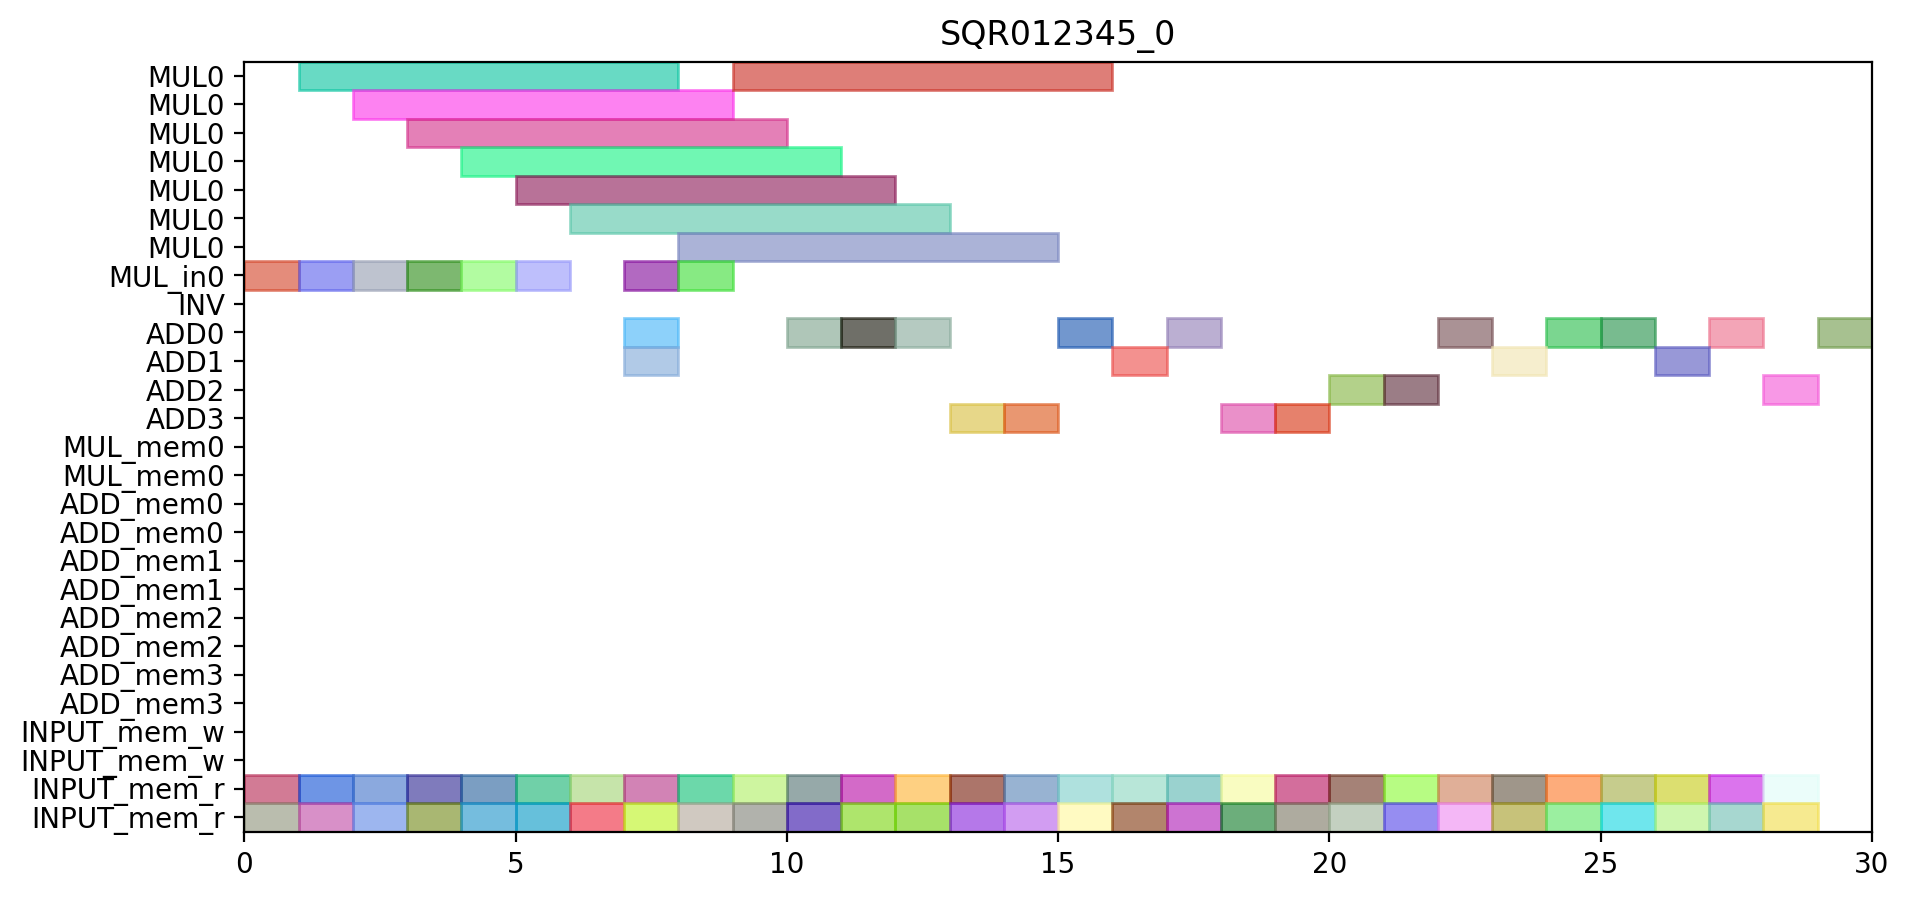

Write Python code to recreate this figure.
from pyschedule import Scenario, solvers, plotters, alt


def solve():
	horizon = 131
	S = Scenario("SQR012345_0", horizon=horizon)

	# resource
	MUL = S.Resources('MUL', num=1, size=7)
	MUL_in = S.Resources('MUL_in', num=1)
	INV = S.Resource('INV')
	ADD = S.Resources('ADD', num=4, periods=range(1, horizon))
	MUL_mem = S.Resources('MUL_mem', num=1, size=2)
	ADD_mem = S.Resources('ADD_mem', num=4, size=2)
	INPUT_mem_w = S.Resource('INPUT_mem_w', size=2)
	INPUT_mem_r = S.Resource('INPUT_mem_r', size=2)

	# result of previous scheduling

	# new tasks
	t0_a1__y1_0 = S.Task('t0_a1__y1_0', length=1, delay_cost=1)
	t0_a1__y1_0 += alt(ADD)

	t0_a1__y1_0_mem0 = S.Task('t0_a1__y1_0_mem0', length=1, delay_cost=1)
	t0_a1__y1_0_mem0 += INPUT_mem_r
	S += t0_a1__y1_0_mem0 <= t0_a1__y1_0

	t0_t01 = S.Task('t0_t01', length=1, delay_cost=1)
	t0_t01 += alt(ADD)

	t0_t01_mem0 = S.Task('t0_t01_mem0', length=1, delay_cost=1)
	t0_t01_mem0 += INPUT_mem_r
	S += t0_t01_mem0 <= t0_t01

	t0_t01_mem1 = S.Task('t0_t01_mem1', length=1, delay_cost=1)
	t0_t01_mem1 += INPUT_mem_r
	S += t0_t01_mem1 <= t0_t01

	t0_t10 = S.Task('t0_t10', length=1, delay_cost=1)
	t0_t10 += alt(ADD)

	t0_t10_mem0 = S.Task('t0_t10_mem0', length=1, delay_cost=1)
	t0_t10_mem0 += INPUT_mem_r
	S += t0_t10_mem0 <= t0_t10

	t0_t10_mem1 = S.Task('t0_t10_mem1', length=1, delay_cost=1)
	t0_t10_mem1 += INPUT_mem_r
	S += t0_t10_mem1 <= t0_t10

	t0_t11 = S.Task('t0_t11', length=1, delay_cost=1)
	t0_t11 += alt(ADD)

	t0_t11_mem0 = S.Task('t0_t11_mem0', length=1, delay_cost=1)
	t0_t11_mem0 += INPUT_mem_r
	S += t0_t11_mem0 <= t0_t11

	t0_t11_mem1 = S.Task('t0_t11_mem1', length=1, delay_cost=1)
	t0_t11_mem1 += INPUT_mem_r
	S += t0_t11_mem1 <= t0_t11

	t0_t3_t0_in = S.Task('t0_t3_t0_in', length=1, delay_cost=1)
	t0_t3_t0_in += alt(MUL_in)
	t0_t3_t0 = S.Task('t0_t3_t0', length=7, delay_cost=1)
	t0_t3_t0 += alt(MUL)
	S += t0_t3_t0>=t0_t3_t0_in

	t0_t3_t0_mem0 = S.Task('t0_t3_t0_mem0', length=1, delay_cost=1)
	t0_t3_t0_mem0 += INPUT_mem_r
	S += t0_t3_t0_mem0 <= t0_t3_t0

	t0_t3_t0_mem1 = S.Task('t0_t3_t0_mem1', length=1, delay_cost=1)
	t0_t3_t0_mem1 += INPUT_mem_r
	S += t0_t3_t0_mem1 <= t0_t3_t0

	t0_t3_t1_in = S.Task('t0_t3_t1_in', length=1, delay_cost=1)
	t0_t3_t1_in += alt(MUL_in)
	t0_t3_t1 = S.Task('t0_t3_t1', length=7, delay_cost=1)
	t0_t3_t1 += alt(MUL)
	S += t0_t3_t1>=t0_t3_t1_in

	t0_t3_t1_mem0 = S.Task('t0_t3_t1_mem0', length=1, delay_cost=1)
	t0_t3_t1_mem0 += INPUT_mem_r
	S += t0_t3_t1_mem0 <= t0_t3_t1

	t0_t3_t1_mem1 = S.Task('t0_t3_t1_mem1', length=1, delay_cost=1)
	t0_t3_t1_mem1 += INPUT_mem_r
	S += t0_t3_t1_mem1 <= t0_t3_t1

	t0_t3_t2 = S.Task('t0_t3_t2', length=1, delay_cost=1)
	t0_t3_t2 += alt(ADD)

	t0_t3_t2_mem0 = S.Task('t0_t3_t2_mem0', length=1, delay_cost=1)
	t0_t3_t2_mem0 += INPUT_mem_r
	S += t0_t3_t2_mem0 <= t0_t3_t2

	t0_t3_t2_mem1 = S.Task('t0_t3_t2_mem1', length=1, delay_cost=1)
	t0_t3_t2_mem1 += INPUT_mem_r
	S += t0_t3_t2_mem1 <= t0_t3_t2

	t0_t3_t3 = S.Task('t0_t3_t3', length=1, delay_cost=1)
	t0_t3_t3 += alt(ADD)

	t0_t3_t3_mem0 = S.Task('t0_t3_t3_mem0', length=1, delay_cost=1)
	t0_t3_t3_mem0 += INPUT_mem_r
	S += t0_t3_t3_mem0 <= t0_t3_t3

	t0_t3_t3_mem1 = S.Task('t0_t3_t3_mem1', length=1, delay_cost=1)
	t0_t3_t3_mem1 += INPUT_mem_r
	S += t0_t3_t3_mem1 <= t0_t3_t3

	t100 = S.Task('t100', length=1, delay_cost=1)
	t100 += alt(ADD)

	t100_mem0 = S.Task('t100_mem0', length=1, delay_cost=1)
	t100_mem0 += INPUT_mem_r
	S += t100_mem0 <= t100

	t100_mem1 = S.Task('t100_mem1', length=1, delay_cost=1)
	t100_mem1 += INPUT_mem_r
	S += t100_mem1 <= t100

	t101 = S.Task('t101', length=1, delay_cost=1)
	t101 += alt(ADD)

	t101_mem0 = S.Task('t101_mem0', length=1, delay_cost=1)
	t101_mem0 += INPUT_mem_r
	S += t101_mem0 <= t101

	t101_mem1 = S.Task('t101_mem1', length=1, delay_cost=1)
	t101_mem1 += INPUT_mem_r
	S += t101_mem1 <= t101

	t110 = S.Task('t110', length=1, delay_cost=1)
	t110 += alt(ADD)

	t110_mem0 = S.Task('t110_mem0', length=1, delay_cost=1)
	t110_mem0 += INPUT_mem_r
	S += t110_mem0 <= t110

	t110_mem1 = S.Task('t110_mem1', length=1, delay_cost=1)
	t110_mem1 += INPUT_mem_r
	S += t110_mem1 <= t110

	t111 = S.Task('t111', length=1, delay_cost=1)
	t111 += alt(ADD)

	t111_mem0 = S.Task('t111_mem0', length=1, delay_cost=1)
	t111_mem0 += INPUT_mem_r
	S += t111_mem0 <= t111

	t111_mem1 = S.Task('t111_mem1', length=1, delay_cost=1)
	t111_mem1 += INPUT_mem_r
	S += t111_mem1 <= t111

	t3_t0_t0_in = S.Task('t3_t0_t0_in', length=1, delay_cost=1)
	t3_t0_t0_in += alt(MUL_in)
	t3_t0_t0 = S.Task('t3_t0_t0', length=7, delay_cost=1)
	t3_t0_t0 += alt(MUL)
	S += t3_t0_t0>=t3_t0_t0_in

	t3_t0_t0_mem0 = S.Task('t3_t0_t0_mem0', length=1, delay_cost=1)
	t3_t0_t0_mem0 += INPUT_mem_r
	S += t3_t0_t0_mem0 <= t3_t0_t0

	t3_t0_t0_mem1 = S.Task('t3_t0_t0_mem1', length=1, delay_cost=1)
	t3_t0_t0_mem1 += INPUT_mem_r
	S += t3_t0_t0_mem1 <= t3_t0_t0

	t3_t0_t1_in = S.Task('t3_t0_t1_in', length=1, delay_cost=1)
	t3_t0_t1_in += alt(MUL_in)
	t3_t0_t1 = S.Task('t3_t0_t1', length=7, delay_cost=1)
	t3_t0_t1 += alt(MUL)
	S += t3_t0_t1>=t3_t0_t1_in

	t3_t0_t1_mem0 = S.Task('t3_t0_t1_mem0', length=1, delay_cost=1)
	t3_t0_t1_mem0 += INPUT_mem_r
	S += t3_t0_t1_mem0 <= t3_t0_t1

	t3_t0_t1_mem1 = S.Task('t3_t0_t1_mem1', length=1, delay_cost=1)
	t3_t0_t1_mem1 += INPUT_mem_r
	S += t3_t0_t1_mem1 <= t3_t0_t1

	t3_t0_t2 = S.Task('t3_t0_t2', length=1, delay_cost=1)
	t3_t0_t2 += alt(ADD)

	t3_t0_t2_mem0 = S.Task('t3_t0_t2_mem0', length=1, delay_cost=1)
	t3_t0_t2_mem0 += INPUT_mem_r
	S += t3_t0_t2_mem0 <= t3_t0_t2

	t3_t0_t2_mem1 = S.Task('t3_t0_t2_mem1', length=1, delay_cost=1)
	t3_t0_t2_mem1 += INPUT_mem_r
	S += t3_t0_t2_mem1 <= t3_t0_t2

	t3_t0_t3 = S.Task('t3_t0_t3', length=1, delay_cost=1)
	t3_t0_t3 += alt(ADD)

	t3_t0_t3_mem0 = S.Task('t3_t0_t3_mem0', length=1, delay_cost=1)
	t3_t0_t3_mem0 += INPUT_mem_r
	S += t3_t0_t3_mem0 <= t3_t0_t3

	t3_t0_t3_mem1 = S.Task('t3_t0_t3_mem1', length=1, delay_cost=1)
	t3_t0_t3_mem1 += INPUT_mem_r
	S += t3_t0_t3_mem1 <= t3_t0_t3

	t3_t1_t0_in = S.Task('t3_t1_t0_in', length=1, delay_cost=1)
	t3_t1_t0_in += alt(MUL_in)
	t3_t1_t0 = S.Task('t3_t1_t0', length=7, delay_cost=1)
	t3_t1_t0 += alt(MUL)
	S += t3_t1_t0>=t3_t1_t0_in

	t3_t1_t0_mem0 = S.Task('t3_t1_t0_mem0', length=1, delay_cost=1)
	t3_t1_t0_mem0 += INPUT_mem_r
	S += t3_t1_t0_mem0 <= t3_t1_t0

	t3_t1_t0_mem1 = S.Task('t3_t1_t0_mem1', length=1, delay_cost=1)
	t3_t1_t0_mem1 += INPUT_mem_r
	S += t3_t1_t0_mem1 <= t3_t1_t0

	t3_t1_t1_in = S.Task('t3_t1_t1_in', length=1, delay_cost=1)
	t3_t1_t1_in += alt(MUL_in)
	t3_t1_t1 = S.Task('t3_t1_t1', length=7, delay_cost=1)
	t3_t1_t1 += alt(MUL)
	S += t3_t1_t1>=t3_t1_t1_in

	t3_t1_t1_mem0 = S.Task('t3_t1_t1_mem0', length=1, delay_cost=1)
	t3_t1_t1_mem0 += INPUT_mem_r
	S += t3_t1_t1_mem0 <= t3_t1_t1

	t3_t1_t1_mem1 = S.Task('t3_t1_t1_mem1', length=1, delay_cost=1)
	t3_t1_t1_mem1 += INPUT_mem_r
	S += t3_t1_t1_mem1 <= t3_t1_t1

	t3_t1_t2 = S.Task('t3_t1_t2', length=1, delay_cost=1)
	t3_t1_t2 += alt(ADD)

	t3_t1_t2_mem0 = S.Task('t3_t1_t2_mem0', length=1, delay_cost=1)
	t3_t1_t2_mem0 += INPUT_mem_r
	S += t3_t1_t2_mem0 <= t3_t1_t2

	t3_t1_t2_mem1 = S.Task('t3_t1_t2_mem1', length=1, delay_cost=1)
	t3_t1_t2_mem1 += INPUT_mem_r
	S += t3_t1_t2_mem1 <= t3_t1_t2

	t3_t1_t3 = S.Task('t3_t1_t3', length=1, delay_cost=1)
	t3_t1_t3 += alt(ADD)

	t3_t1_t3_mem0 = S.Task('t3_t1_t3_mem0', length=1, delay_cost=1)
	t3_t1_t3_mem0 += INPUT_mem_r
	S += t3_t1_t3_mem0 <= t3_t1_t3

	t3_t1_t3_mem1 = S.Task('t3_t1_t3_mem1', length=1, delay_cost=1)
	t3_t1_t3_mem1 += INPUT_mem_r
	S += t3_t1_t3_mem1 <= t3_t1_t3

	t3_t20 = S.Task('t3_t20', length=1, delay_cost=1)
	t3_t20 += alt(ADD)

	t3_t20_mem0 = S.Task('t3_t20_mem0', length=1, delay_cost=1)
	t3_t20_mem0 += INPUT_mem_r
	S += t3_t20_mem0 <= t3_t20

	t3_t20_mem1 = S.Task('t3_t20_mem1', length=1, delay_cost=1)
	t3_t20_mem1 += INPUT_mem_r
	S += t3_t20_mem1 <= t3_t20

	t3_t21 = S.Task('t3_t21', length=1, delay_cost=1)
	t3_t21 += alt(ADD)

	t3_t21_mem0 = S.Task('t3_t21_mem0', length=1, delay_cost=1)
	t3_t21_mem0 += INPUT_mem_r
	S += t3_t21_mem0 <= t3_t21

	t3_t21_mem1 = S.Task('t3_t21_mem1', length=1, delay_cost=1)
	t3_t21_mem1 += INPUT_mem_r
	S += t3_t21_mem1 <= t3_t21

	t3_t30 = S.Task('t3_t30', length=1, delay_cost=1)
	t3_t30 += alt(ADD)

	t3_t30_mem0 = S.Task('t3_t30_mem0', length=1, delay_cost=1)
	t3_t30_mem0 += INPUT_mem_r
	S += t3_t30_mem0 <= t3_t30

	t3_t30_mem1 = S.Task('t3_t30_mem1', length=1, delay_cost=1)
	t3_t30_mem1 += INPUT_mem_r
	S += t3_t30_mem1 <= t3_t30

	t3_t31 = S.Task('t3_t31', length=1, delay_cost=1)
	t3_t31 += alt(ADD)

	t3_t31_mem0 = S.Task('t3_t31_mem0', length=1, delay_cost=1)
	t3_t31_mem0 += INPUT_mem_r
	S += t3_t31_mem0 <= t3_t31

	t3_t31_mem1 = S.Task('t3_t31_mem1', length=1, delay_cost=1)
	t3_t31_mem1 += INPUT_mem_r
	S += t3_t31_mem1 <= t3_t31

	t4_a1__y1_0 = S.Task('t4_a1__y1_0', length=1, delay_cost=1)
	t4_a1__y1_0 += alt(ADD)

	t4_a1__y1_0_mem0 = S.Task('t4_a1__y1_0_mem0', length=1, delay_cost=1)
	t4_a1__y1_0_mem0 += INPUT_mem_r
	S += t4_a1__y1_0_mem0 <= t4_a1__y1_0

	t4_t01 = S.Task('t4_t01', length=1, delay_cost=1)
	t4_t01 += alt(ADD)

	t4_t01_mem0 = S.Task('t4_t01_mem0', length=1, delay_cost=1)
	t4_t01_mem0 += INPUT_mem_r
	S += t4_t01_mem0 <= t4_t01

	t4_t01_mem1 = S.Task('t4_t01_mem1', length=1, delay_cost=1)
	t4_t01_mem1 += INPUT_mem_r
	S += t4_t01_mem1 <= t4_t01

	t4_t10 = S.Task('t4_t10', length=1, delay_cost=1)
	t4_t10 += alt(ADD)

	t4_t10_mem0 = S.Task('t4_t10_mem0', length=1, delay_cost=1)
	t4_t10_mem0 += INPUT_mem_r
	S += t4_t10_mem0 <= t4_t10

	t4_t10_mem1 = S.Task('t4_t10_mem1', length=1, delay_cost=1)
	t4_t10_mem1 += INPUT_mem_r
	S += t4_t10_mem1 <= t4_t10

	t4_t11 = S.Task('t4_t11', length=1, delay_cost=1)
	t4_t11 += alt(ADD)

	t4_t11_mem0 = S.Task('t4_t11_mem0', length=1, delay_cost=1)
	t4_t11_mem0 += INPUT_mem_r
	S += t4_t11_mem0 <= t4_t11

	t4_t11_mem1 = S.Task('t4_t11_mem1', length=1, delay_cost=1)
	t4_t11_mem1 += INPUT_mem_r
	S += t4_t11_mem1 <= t4_t11

	t4_t3_t0_in = S.Task('t4_t3_t0_in', length=1, delay_cost=1)
	t4_t3_t0_in += alt(MUL_in)
	t4_t3_t0 = S.Task('t4_t3_t0', length=7, delay_cost=1)
	t4_t3_t0 += alt(MUL)
	S += t4_t3_t0>=t4_t3_t0_in

	t4_t3_t0_mem0 = S.Task('t4_t3_t0_mem0', length=1, delay_cost=1)
	t4_t3_t0_mem0 += INPUT_mem_r
	S += t4_t3_t0_mem0 <= t4_t3_t0

	t4_t3_t0_mem1 = S.Task('t4_t3_t0_mem1', length=1, delay_cost=1)
	t4_t3_t0_mem1 += INPUT_mem_r
	S += t4_t3_t0_mem1 <= t4_t3_t0

	t4_t3_t1_in = S.Task('t4_t3_t1_in', length=1, delay_cost=1)
	t4_t3_t1_in += alt(MUL_in)
	t4_t3_t1 = S.Task('t4_t3_t1', length=7, delay_cost=1)
	t4_t3_t1 += alt(MUL)
	S += t4_t3_t1>=t4_t3_t1_in

	t4_t3_t1_mem0 = S.Task('t4_t3_t1_mem0', length=1, delay_cost=1)
	t4_t3_t1_mem0 += INPUT_mem_r
	S += t4_t3_t1_mem0 <= t4_t3_t1

	t4_t3_t1_mem1 = S.Task('t4_t3_t1_mem1', length=1, delay_cost=1)
	t4_t3_t1_mem1 += INPUT_mem_r
	S += t4_t3_t1_mem1 <= t4_t3_t1

	solvers.mip.solve(S,msg=1,kind='CPLEX',ratio_gap=1.01)

	solution = [['hoge']*len(S.solution()[1]) for i in range(len(S.solution()))]
	for i in range(len(S.solution())):
		for j in range(len(S.solution()[i])):
			solution[i][j]=str(S.solution()[i][j])
	print(solution)

	cycles = int(solution[-1][3])

	pic_file_name = "/mnt/rose/usr1/fukuda/pairing_automation_design2/bls24-315/scheduling/SQR012345_mul1_add4/SQR012345_0.png"
	if(S.solution() != []):
		plotters.matplotlib.plot(S,img_filename=pic_file_name, vertical_text=True, fig_size=(cycles*0.25+3, 5), show_task_labels=False)

	return solution
